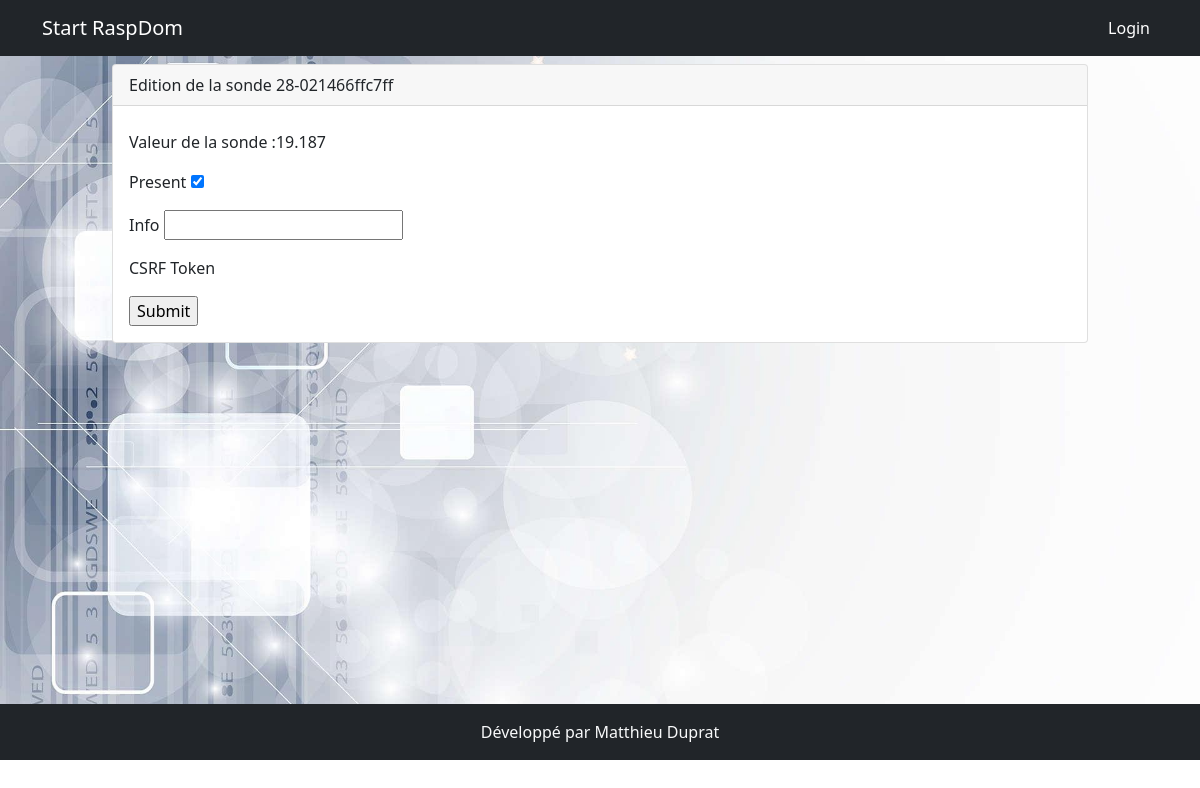
Before: /sonde/3 with the older database file.
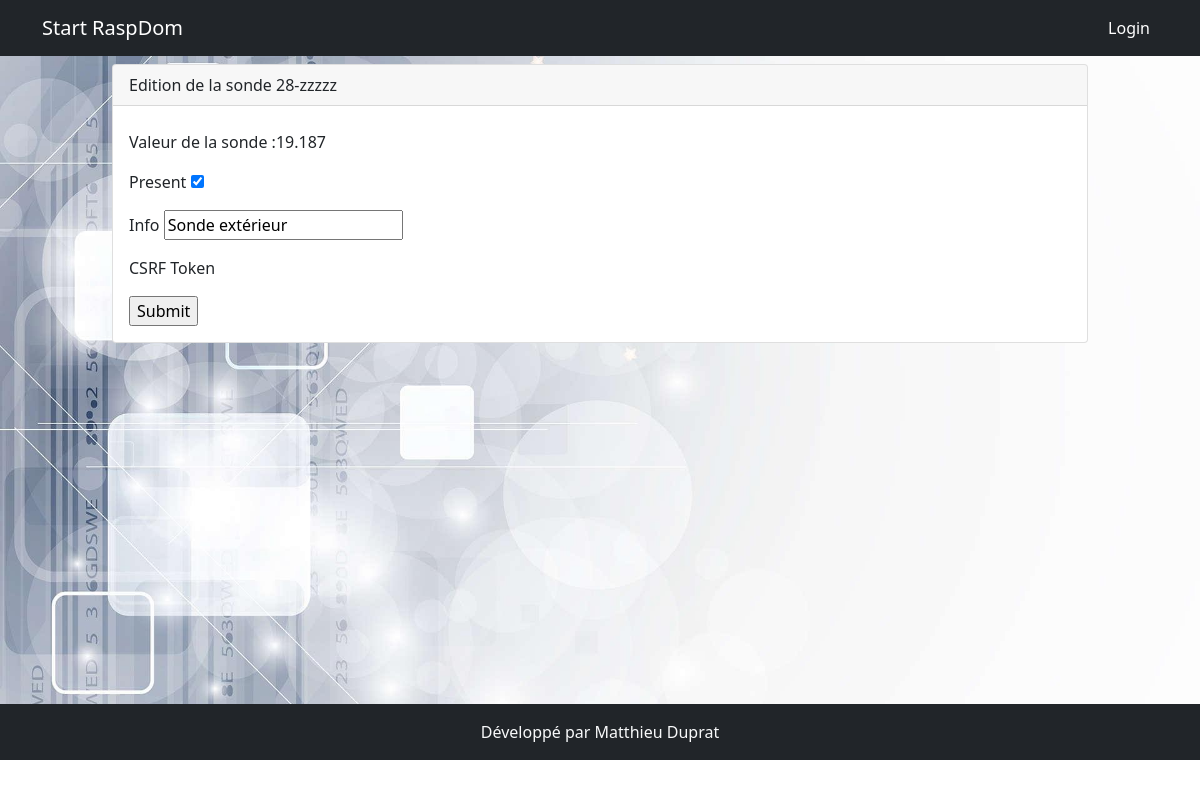
After: the same page with the newer database file.
### models.py (models this page shows)
class Sonde(db.Model):
    id = db.Column(db.Integer, primary_key=True)
    nom = db.Column(db.String(200))
    min = db.Column(db.Float())
    max = db.Column(db.Float())
    unite = db.Column(db.String(20))
    present = db.Column(db.Boolean(),default=False)
    appareil = db.relationship('Appareil', backref='appareil_sonde', lazy=True)
    en_service = db.Column(db.Boolean(), default=False)
    info = db.Column(db.String(200))
    chemin = db.Column(db.String(200))
    type_sonde = db.Column(db.String(20))
    sonde_valeur_id = db.relationship('ValeurSonde', backref='sonde_valeur', uselist=False, lazy=True, cascade="delete")

### app.py (the view)
@app.route('/sonde/<int:sonde_id>', methods=['get','post'])
def edit_sonde(sonde_id):
    sonde = Sonde.query.get(sonde_id)
    sondeform = Ds1820bForm(obj=sonde, data=request.form)
    if sondeform.validate_on_submit():
        sondeform.populate_obj(sonde)
        db.session.add(sonde)
        db.session.commit()
        return redirect(url_for('sondes'))
    return render_template('sonde/edit_sonde.html', sondeform=sondeform, sonde=sonde)

### forms.py
class Ds1820bForm(FlaskForm):
    present = BooleanField()
    info = StringField()

### templates/sonde/edit_sonde.html (shortened to what this page needs)
{% extends 'base.html' %}
{% block content %}
<div class="row">
    <div class="col-10 mx-auto">
        <div class="card">
            <div class="card-header">Edition de la sonde {{sonde.nom}}</div>
            <div class="card-body">
                <p class="card-text"> Valeur de la sonde :{{sonde.sonde_valeur_id.valeur}}</p>
    <form action="" method="post">
        {% for field in sondeform %}
        <p>{{field.label}} {{field}}</p>
        {% endfor %}
        <input type="submit">
    </form>
            </div>
        </div>
    </div>
</div>
{% endblock %}

Changed rows visible on the page:
changed Sonde: nom "28-021466ffc7ff" → "28-zzzzz"
Other visible differences:
new list line: "Sonde extérieur"
